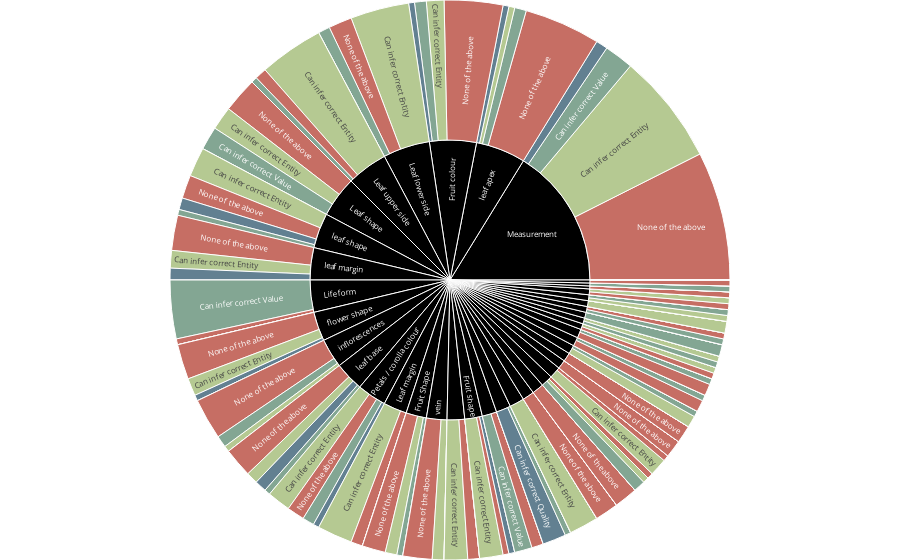

Notebook cell for this chart:
### Markdown cell above
#### Normal

### Code cell
labels = ['None of the above', 'Can infer correct Entity', 'Can infer correct Quality', 'Can infer correct Value']

colors = [
    'rgb(175, 49, 35)', 
    'rgb(151, 179, 100)',
    'rgb(33, 75, 99)',
    'rgb(79, 129, 102)',
      ]

color_dict = {label: color for color, label in zip(colors, labels)}
color_dict['(?)'] = 'black'

fig = px.sunburst(df_melt, 
                  path=['Main Trait', 'variable'], 
                  values='value', 
                  color='variable',
                  color_discrete_map=color_dict)

fig.update_layout(
    margin = dict(t=0, l=0, r=0, b=0),
    uniformtext=dict(minsize=8, mode='hide')
)

fig.show()

folder_figures = "../../../reports/figures/"
file_name = "PxPlot_HTML_SurveysPerTrait_Grouped.html"
fig.write_html(F"{folder_figures}{file_name}")
file_name = "PxPlot_PDF_SurveysPerTrait_Grouped.pdf"
fig.write_image(F"{folder_figures}{file_name}")

### Figure 1 — Plotly figure (JSON) as saved in the notebook; plotly's stock layout.template omitted (floating-point values rounded to 4 significant figures; data arrays with more than 128 entries replaced by an {"elided": "..."} marker saying what was removed)
{"data": [{"branchvalues": "total", "customdata": {"elided": "200x1 str values"}, "domain": {"x": [0, 1], "y": [0, 1]}, "hovertemplate": "labels=%{label}<br>value=%{value}<br>parent=%{parent}<br>id=%{id}<br>variable=%{customdata[0]}<extra></extra>", "ids": {"elided": "200 str values"}, "labels": {"elided": "200 str values"}, "marker": {"colors": {"elided": "200 str values"}}, "name": "", "parents": {"elided": "200 str values"}, "type": "sunburst", "values": {"elided": "200 int values"}}], "layout": {"legend": {"tracegroupgap": 0}, "margin": {"b": 0, "l": 0, "r": 0, "t": 0}, "uniformtext": {"minsize": 8, "mode": "hide"}}}
